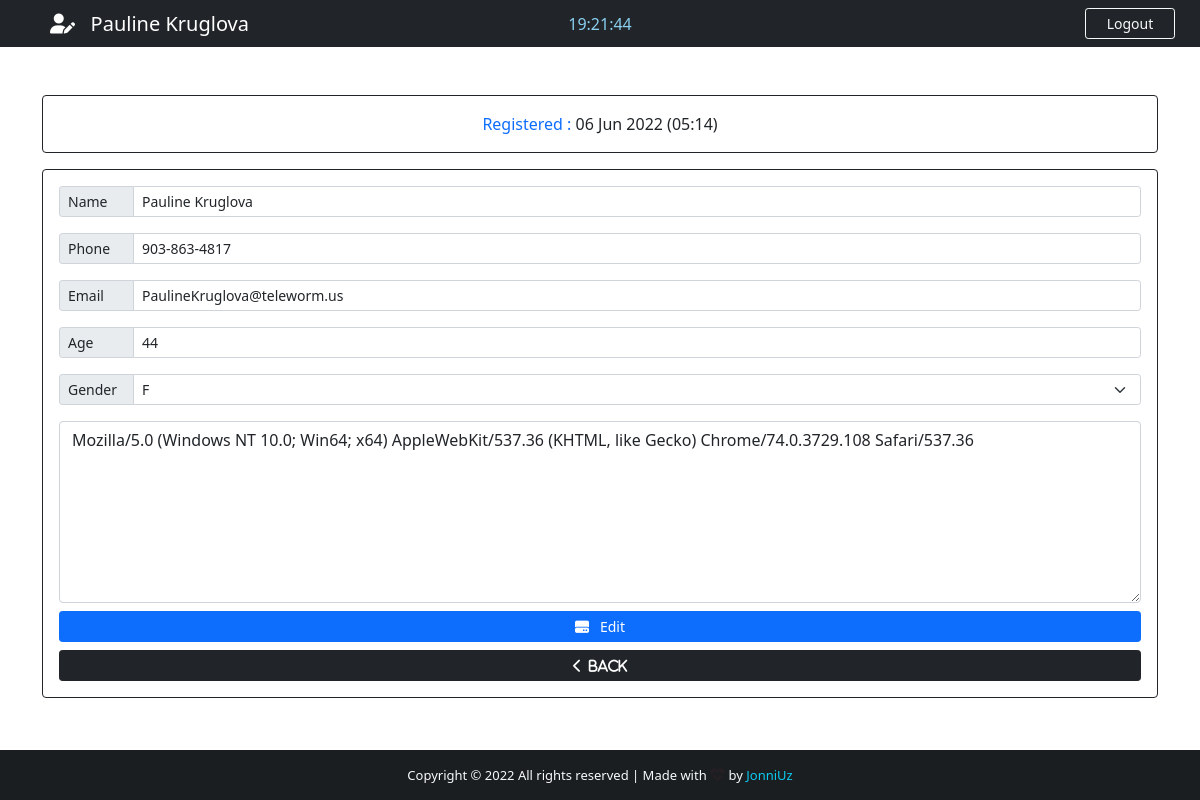
/patient/23/ (signed in), run on the app's committed database.
### hospital/models.py (models this page shows, shortened)
class Patient(models.Model):
    GENDER = (
        ('M', 'M'),
        ('F', 'F'),
    )
    id = models.IntegerField(primary_key=True)
    name = models.CharField(max_length=40)
    phone = models.CharField(max_length=20)
    email = models.CharField(max_length=40)
    age = models.CharField(max_length=3)
    gender = models.CharField(max_length=1, null=True, choices=GENDER)
    note = models.TextField(blank=True)
    created_at = models.DateTimeField(auto_now_add=True)

### hospital/views.py (the view)
# urls.py: path('patient/<str:patient_id>/', views.patient, name='patient'),
@cache_control(no_cache=True, must_revalidade=True, no_store=True)
@login_required(login_url='login')
def patient(request, patient_id):
    patient = Patient.objects.get(id=patient_id)
    if patient != None:
        return render(request, 'edit.html', {'patient': patient})

### hospital/templates/edit.html (shortened to what this page needs)
{% extends 'add.html' %}
{% block nav-content %}
    <i class="fas fa-user-edit"></i>&nbsp;&nbsp; {{ patient.name }}
{% endblock nav-content %}
{% block card-title %}
    <span class="text-center">Registered : <span
            class="text-dark">{{ patient.created_at|date:'d M Y (h:i)' }}</span></span>
{% endblock card-title %}
{% block btn-add %}
    <i class="fas fa-hdd"></i>&nbsp;&nbsp; Edit
{% endblock btn-add %}
{% block action %} action="{% url 'edit_patient' %}" {% endblock action %}
{% block Value-name %} value="{{ patient.name }}" {% endblock Value-name %}
{% block Value-phone %} value="{{ patient.phone }}" {% endblock Value-phone %}
{% block Value-email %} value="{{ patient.email }}" {% endblock Value-email %}
{% block Value-age %} value="{{ patient.age }}" {% endblock Value-age %}
{% block Value-gender %}
    <option style="background-color: #d3d3d3; color: #007bff">{{ patient.gender }}</option>
{% endblock Value-gender %}
{% block Value-note %}{{ patient.note }}{% endblock Value-note %}

### hospital/templates/add.html (shortened to what this page needs)
{% extends 'base.html' %}
{% block btn-nav %}
    <a href="{% url 'logout' %}" class="btn btn-sm btn-outline-primary border-light text-light" id="btn-nav">Logout</a>
{% endblock btn-nav %}
{% block content %}
    <div class="container">
        <div class="row">
            <div class="col-lg-12">
                <div class="card card-body border-dark text-primary mt-5">
                    {% block card-title %}{% endblock card-title %}
                </div>
                <form method="POST" {% block action %} action="{% url 'add_patient' %}" {% endblock action %}
                      autocomplete="off" enctype="multipart/form-data"
                      class="card p-3 border-dark mt-3">
                    <div class="input-group input-group-sm mb-3">
                        <span class="input-group-text side-label">Name</span>
                        <input type="text" class="form-control" name="name" placeholder="First and Last name"
                                {% block Value-name %}{% endblock Value-name %}>
                    </div>
                    <div class="input-group input-group-sm mb-3">
                        <span class="input-group-text side-label">Phone</span>
                        <input type="text" class="form-control" name="phone" placeholder="Patient phone"
                                {% block Value-phone %}{% endblock Value-phone %}>
                    </div>
                    <div class="input-group input-group-sm mb-3">
                        <span class="input-group-text side-label">Email</span>
                        <input type="text" class="form-control" name="email" placeholder="Patient email"
                                {% block Value-email %}{% endblock Value-email %}>
                    </div>
                    <div class="input-group input-group-sm mb-3">
                        <span class="input-group-text side-label">Age</span>
                        <input type="text" class="form-control" name="age" placeholder="Patient age"
                                {% block Value-age %}{% endblock Value-age %}>
                    </div>
                    <div class="input-group input-group-sm mb-3">
                        <label class="input-group-text side-label">Gender</label>
                        <select class="form-select" name="gender" id="">
                            {% block Value-gender %}{% endblock Value-gender %}
                        </select>
                    </div>
                    <div class="form-group">
                        <textarea class="form-control" name="note" rows="7"
                                  placeholder="Description is optional ...">{% block Value-note %}{% endblock Value-note %}</textarea>
                    </div>
                    <div class="d-grid gap-2 mt-2">
                        <button type="submit" class="btn btn-primary btn-sm">
                            {% block btn-add %}{% endblock btn-add %}
                        </button>
                        <a href="{% url 'backend' %}" class="btn btn-dark btn-sm"><i class="fas fa-chevron-left">&nbsp;&nbsp;Back</i></a>
                    </div>
                </form>
            </div>
        </div>
    </div>
{% endblock content %}

### hospital/static/css/style.css (style rules this page uses)
html, body { height: 100%; margin: 0; max-width: 100%; overflow: hidden; }
#btn-nav { width: 90px; float: right; margin-right: 25px; }
.side-label { width: 75px; }

### data on the page
Patient: name "Pauline Kruglova", created_at "06 Jun 2022 (05:14)", phone "903-863-4817", email "PaulineKruglova@teleworm.us", age "44", gender "F", note "Mozilla/5.0 (Windows NT 10.0; Win64; x64) AppleWebKit/537.36 (KHTML, like Gecko) Chrome/74.0.3729.108 Safari/537.36"
